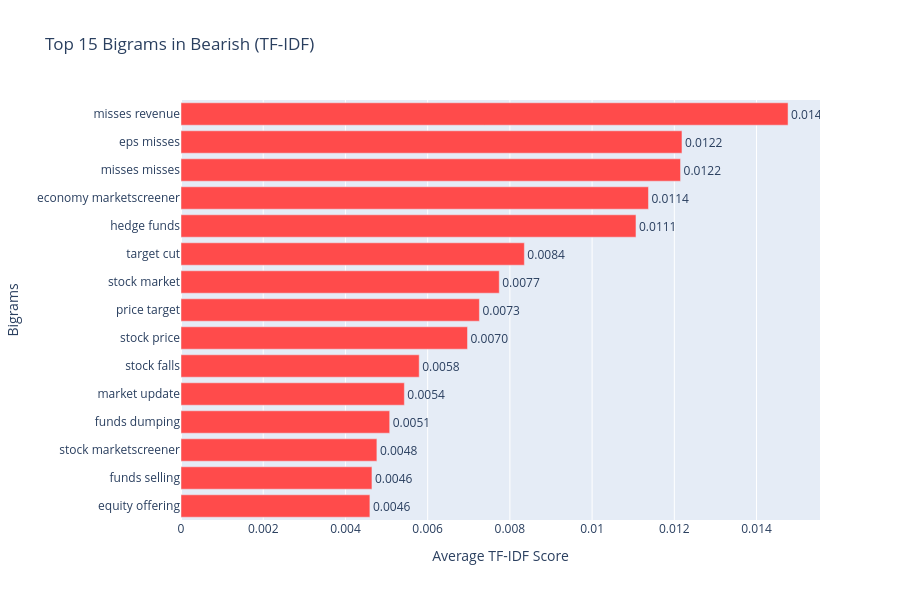
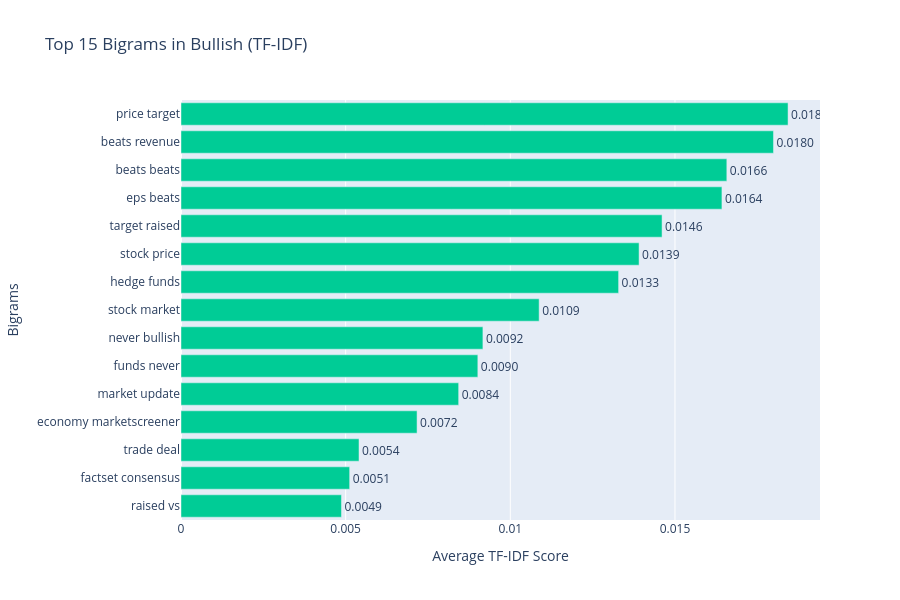

Notebook code for these charts, in order:
### Markdown cell above
## 8 N-gram Analysis

### Code cell
from sklearn.feature_extraction.text import TfidfVectorizer
import numpy as np
import plotly.graph_objects as go

label_name = {0: "Bearish", 1: "Bullish", 2: "Neutral"}

# 1. Đổi tên biến để không ghi đè lên tfidf_matrix của toàn cục
# 2. Chỉnh ngram_range=(2, 2) để CHỈ lấy các cụm 2 từ (Bigram)
bigram_vectorizer = TfidfVectorizer(ngram_range=(2, 2), max_features=5000)

# 3. Fit_transform trên toàn bộ tập dữ liệu gốc (từng dòng tweet riêng biệt)
bigram_tfidf_matrix = bigram_vectorizer.fit_transform(df['text'].astype(str))
feature_names = bigram_vectorizer.get_feature_names_out()

for label_to_plot in [0, 1, 2]:
    # Lấy index của các mẫu thuộc nhãn hiện tại
    cat_indices = df[df['label'] == label_to_plot].index
    
    # Trích xuất phần ma trận của riêng nhãn đó
    cat_tfidf = bigram_tfidf_matrix[cat_indices]
    
    # Tính điểm TF-IDF trung bình cho các bigram trong nhãn
    mean_scores = np.array(cat_tfidf.mean(axis=0)).flatten()

    # Lấy Top 15 cụm từ
    top_indices = mean_scores.argsort()[-15:][::-1]
    top_bigrams = [feature_names[i] for i in top_indices]
    top_scores = [mean_scores[i] for i in top_indices]

    # Vẽ biểu đồ
    bar_color = '#FF4B4B' if label_to_plot == 0 else ('#00CC96' if label_to_plot == 1 else '#636EFA')

    fig = go.Figure(data=[go.Bar(
        x=top_scores,
        y=top_bigrams,
        orientation='h',
        marker_color=bar_color,
        text=[f'{score:.4f}' for score in top_scores],
        textposition='outside')])

    fig.update_layout(
        title=f'Top 15 Bigrams in {label_name[label_to_plot]} (TF-IDF)',
        xaxis_title='Average TF-IDF Score',
        yaxis_title='Bigrams',
        width=900,
        height=600,
        yaxis={'autorange': 'reversed'})

    fig.show()

### Figure 1 — Plotly figure (JSON) as saved in the notebook; plotly's stock layout.template omitted (floating-point values rounded to 4 significant figures)
{"data": [{"marker": {"color": "#FF4B4B"}, "orientation": "h", "text": ["0.0148", "0.0122", "0.0122", "0.0114", "0.0111", "0.0084", "0.0077", "0.0073", "0.0070", "0.0058", "0.0054", "0.0051", "0.0048", "0.0046", "0.0046"], "textposition": "outside", "type": "bar", "x": [0.01477, 0.01219, 0.01215, 0.01137, 0.01107, 0.008353, 0.007741, 0.007259, 0.006969, 0.005794, 0.005434, 0.005076, 0.004765, 0.004645, 0.004594], "y": ["misses revenue", "eps misses", "misses misses", "economy marketscreener", "hedge funds", "target cut", "stock market", "price target", "stock price", "stock falls", "market update", "funds dumping", "stock marketscreener", "funds selling", "equity offering"]}], "layout": {"height": 600, "title": {"text": "Top 15 Bigrams in Bearish (TF-IDF)"}, "width": 900, "xaxis": {"title": {"text": "Average TF-IDF Score"}}, "yaxis": {"autorange": "reversed", "title": {"text": "Bigrams"}}}}

### Figure 2 — Plotly figure (JSON) as saved in the notebook; plotly's stock layout.template omitted (floating-point values rounded to 4 significant figures)
{"data": [{"marker": {"color": "#00CC96"}, "orientation": "h", "text": ["0.0184", "0.0180", "0.0166", "0.0164", "0.0146", "0.0139", "0.0133", "0.0109", "0.0092", "0.0090", "0.0084", "0.0072", "0.0054", "0.0051", "0.0049"], "textposition": "outside", "type": "bar", "x": [0.01843, 0.01799, 0.01658, 0.01643, 0.01461, 0.01391, 0.01329, 0.01088, 0.009168, 0.009014, 0.008432, 0.007169, 0.005406, 0.005121, 0.004873], "y": ["price target", "beats revenue", "beats beats", "eps beats", "target raised", "stock price", "hedge funds", "stock market", "never bullish", "funds never", "market update", "economy marketscreener", "trade deal", "factset consensus", "raised vs"]}], "layout": {"height": 600, "title": {"text": "Top 15 Bigrams in Bullish (TF-IDF)"}, "width": 900, "xaxis": {"title": {"text": "Average TF-IDF Score"}}, "yaxis": {"autorange": "reversed", "title": {"text": "Bigrams"}}}}
